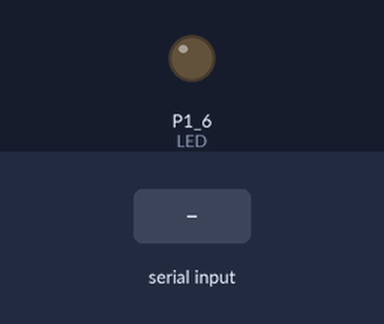
A sketch run on a simulated TI MSP430 LaunchPad. On the bench: output pins drawn as LEDs (lit = HIGH). The inputs (shaded band) are chosen by the test bench.

Above: at 1.2 s.
1.3 s: "90,45\n" received over Serial
At 2.3 s:
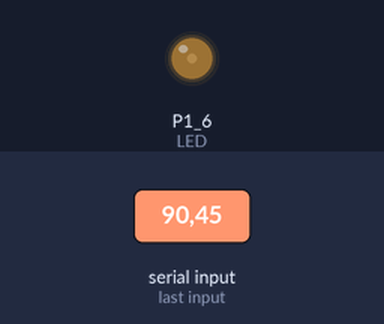
2.8 s: "30,150\n" received over Serial
At 3.4 s:
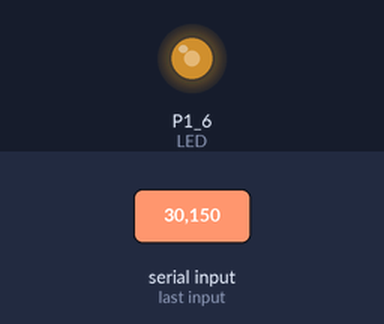
4.3 s: "90\n" received over Serial
At 4.6 s:
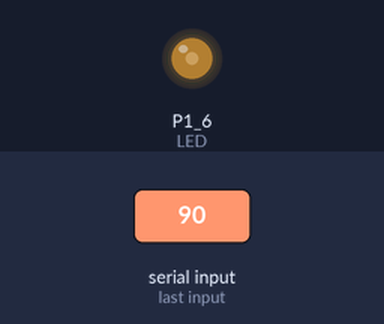
5.8 s: "200\n" received over Serial
At 6.9 s:
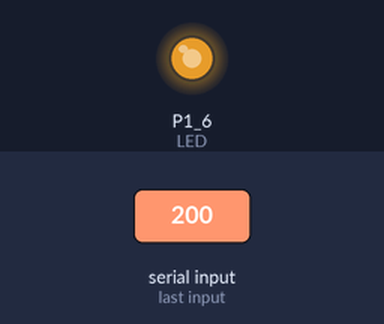
Timing chart, 0 to 8.3 s (numbered marks = the images above; inputs shaded):
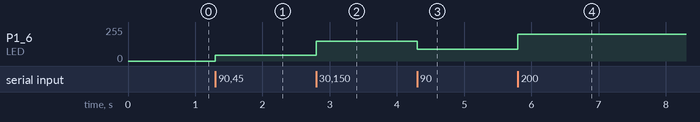

Measured:
- after the input at 1.3 s, P1_6 (LED): 0/255 → 45/255 at once
- after the input at 2.8 s, P1_6 (LED): 45/255 → 150/255 at once
- after the input at 4.3 s, P1_6 (LED): 150/255 → 90/255 at once
- after the input at 5.8 s, P1_6 (LED): 90/255 → 200/255 at once

The sketch:

LEDBrightnessSerial.ino
```cpp
#define LED P1_6

int brightness = 0;

void setup()  {
  // declare pin 14 to be an output:
  pinMode(LED, OUTPUT);
  Serial.begin(9600);

}

void loop()  {
  while (Serial.available()) {
    brightness = Serial.parseInt();
    if (Serial.read() == '\n'){
      analogWrite(LED, brightness);
    }
  }
}
```
